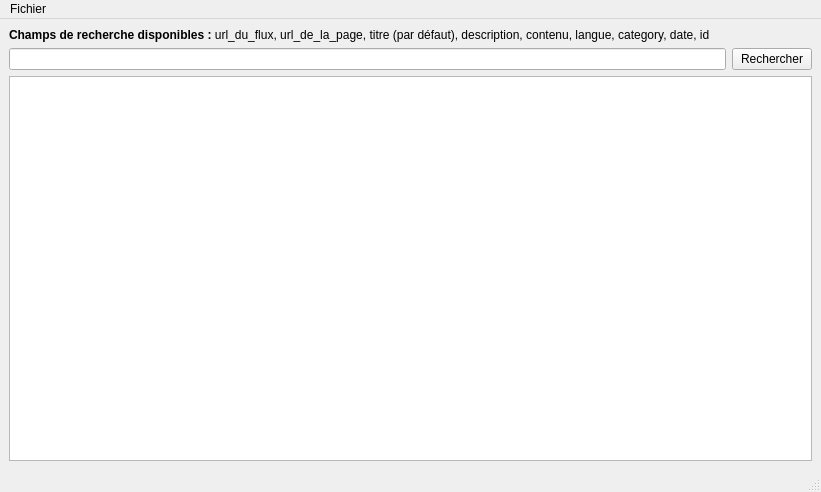
<?xml version="1.0" encoding="UTF-8"?>
<ui version="4.0">
 <class>MainWindow</class>
 <widget class="QMainWindow" name="MainWindow">
  <property name="geometry">
   <rect>
    <x>0</x>
    <y>0</y>
    <width>821</width>
    <height>492</height>
   </rect>
  </property>
  <property name="windowTitle">
   <string>MainWindow</string>
  </property>
  <widget class="QWidget" name="centralwidget">
   <layout class="QGridLayout" name="gridLayout">
    <item row="1" column="1">
     <widget class="QPushButton" name="rechercher">
      <property name="text">
       <string>Rechercher</string>
      </property>
     </widget>
    </item>
    <item row="1" column="0">
     <widget class="QLineEdit" name="requete">
      <property name="inputMask">
       <string/>
      </property>
     </widget>
    </item>
    <item row="2" column="0" colspan="2">
     <widget class="QTextBrowser" name="display"/>
    </item>
    <item row="0" column="0">
     <widget class="QLabel" name="label">
      <property name="text">
       <string>&lt;html&gt;&lt;head/&gt;&lt;body&gt;&lt;p&gt;&lt;span style=&quot; font-weight:600;&quot;&gt;Champs de recherche disponibles :&lt;/span&gt; url_du_flux, url_de_la_page, titre (par défaut), description, contenu, langue, category, date, id&lt;/p&gt;&lt;/body&gt;&lt;/html&gt;</string>
      </property>
     </widget>
    </item>
   </layout>
  </widget>
  <widget class="QMenuBar" name="menubar">
   <property name="geometry">
    <rect>
     <x>0</x>
     <y>0</y>
     <width>821</width>
     <height>21</height>
    </rect>
   </property>
   <widget class="QMenu" name="menuFichier">
    <property name="title">
     <string>Fichier</string>
    </property>
    <addaction name="actionQuitter"/>
   </widget>
   <addaction name="menuFichier"/>
  </widget>
  <widget class="QStatusBar" name="statusbar"/>
  <action name="actionQuitter">
   <property name="text">
    <string>Quitter</string>
   </property>
  </action>
 </widget>
 <resources/>
 <connections>
  <connection>
   <sender>actionQuitter</sender>
   <signal>triggered()</signal>
   <receiver>MainWindow</receiver>
   <slot>close()</slot>
   <hints>
    <hint type="sourcelabel">
     <x>-1</x>
     <y>-1</y>
    </hint>
    <hint type="destinationlabel">
     <x>399</x>
     <y>299</y>
    </hint>
   </hints>
  </connection>
 </connections>
</ui>
